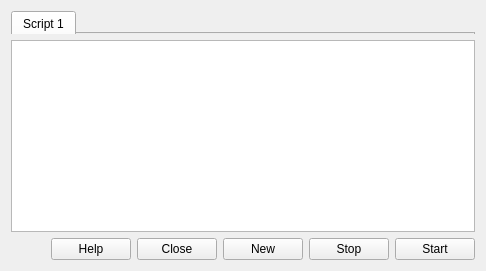
      <widget class="QWidget" name="tab_9">
       <attribute name="title">
        <string>Custom Transactions</string>
       </attribute>
       <layout class="QVBoxLayout" name="verticalLayout_10">
        <item>
         <widget class="QTabWidget" name="tabs_scripts">
          <property name="maximumSize">
           <size>
            <width>16777215</width>
            <height>23</height>
           </size>
          </property>
          <property name="currentIndex">
           <number>0</number>
          </property>
          <widget class="QWidget" name="Script1">
           <attribute name="title">
            <string>Script 1</string>
           </attribute>
           <layout class="QVBoxLayout" name="verticalLayout_12"/>
          </widget>
         </widget>
        </item>
        <item>
         <widget class="QPlainTextEdit" name="pText_script1"/>
        </item>
        <item>
         <layout class="QHBoxLayout" name="horizontalLayout_4">
          <item>
           <spacer name="horizontalSpacer_2">
            <property name="orientation">
             <enum>Qt::Horizontal</enum>
            </property>
            <property name="sizeHint" stdset="0">
             <size>
              <width>40</width>
              <height>20</height>
             </size>
            </property>
           </spacer>
          </item>
          <item>
           <widget class="QPushButton" name="button_scriptHelpWindow">
            <property name="text">
             <string>Help</string>
            </property>
           </widget>
          </item>
          <item>
           <widget class="QPushButton" name="button_closeTransScript">
            <property name="text">
             <string>Close</string>
            </property>
           </widget>
          </item>
          <item>
           <widget class="QPushButton" name="button_newTransScript">
            <property name="text">
             <string>New</string>
            </property>
           </widget>
          </item>
          <item>
           <widget class="QPushButton" name="button_stopTransScript">
            <property name="text">
             <string>Stop</string>
            </property>
           </widget>
          </item>
          <item>
           <widget class="QPushButton" name="button_startTransScript">
            <property name="text">
             <string>Start</string>
            </property>
           </widget>
          </item>
         </layout>
        </item>
       </layout>
      </widget>
